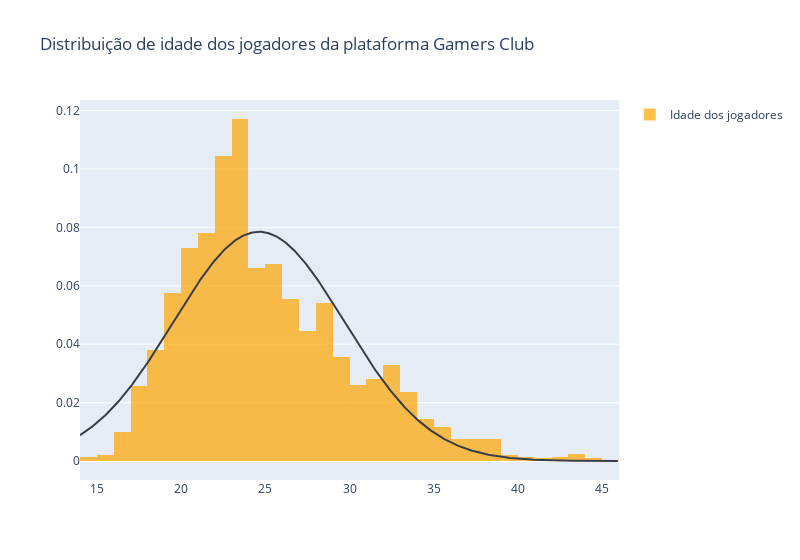

The notebook cell this image was saved under:
### Code cell
# Histogram of player age
# Distribution curve over histogram
# Preparing data
x = np.array(players['age'])
# Remove NaN values
x = x[~np.isnan(x)]
# Remove x bigger than 47
x = x[x < 47]
# Limit n bins to 20
fig = ff.create_distplot([x], ['Idade dos jogadores'], bin_size=1, show_rug=False, histnorm='probability', curve_type='normal')
# fig width = 400px
fig.update_layout(width=800)
# Graph title = "Distribuição de idade dos jogadores da plataforma Gamers Club"
fig.update_layout(title='Distribuição de idade dos jogadores da plataforma Gamers Club')
# Set bar colors to cyan
fig.update_traces(marker_color='#393E46')
# Set curve color to red
fig.update_traces(selector=dict(type='histogram'), marker_color='orange')
fig.show()

### Figure 1 — Plotly figure (JSON) as saved in the notebook; plotly's stock layout.template omitted (floating-point values rounded to 4 significant figures; data arrays with more than 128 entries replaced by an {"elided": "..."} marker saying what was removed)
{"data": [{"autobinx": false, "histnorm": "probability", "legendgroup": "Idade dos jogadores", "marker": {"color": "orange"}, "name": "Idade dos jogadores", "opacity": 0.7, "type": "histogram", "x": {"elided": "1999 int values"}, "xaxis": "x", "xbins": {"end": 46, "size": 1, "start": 14}, "yaxis": "y"}, {"legendgroup": "Idade dos jogadores", "marker": {"color": "#393E46"}, "mode": "lines", "name": "Idade dos jogadores", "showlegend": false, "type": "scatter", "x": {"elided": "500 float values"}, "xaxis": "x", "y": {"elided": "500 float values"}, "yaxis": "y"}], "layout": {"barmode": "overlay", "hovermode": "closest", "legend": {"traceorder": "reversed"}, "title": {"text": "Distribuição de idade dos jogadores da plataforma Gamers Club"}, "width": 800, "xaxis": {"anchor": "y2", "domain": [0, 1], "zeroline": false}, "yaxis": {"anchor": "free", "domain": [0, 1], "position": 0}}}
